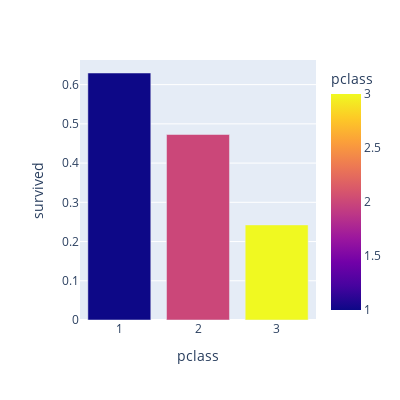

The cell this chart's notebook holds for it:
### Code cell
pclass_grp.plot(kind = "bar", backend = "plotly",
                x = "pclass", y = target,color = "pclass", width = 400, height = 400)

### Figure 1 — Plotly figure (JSON) as saved in the notebook; plotly's stock layout.template omitted (floating-point values rounded to 4 significant figures)
{"data": [{"alignmentgroup": "True", "hovertemplate": "pclass=%{marker.color}<br>survived=%{y}<extra></extra>", "legendgroup": "", "marker": {"color": [1, 2, 3], "coloraxis": "coloraxis", "pattern": {"shape": ""}}, "name": "", "offsetgroup": "", "orientation": "v", "showlegend": false, "textposition": "auto", "type": "bar", "x": [1, 2, 3], "xaxis": "x", "y": [0.6296, 0.4728, 0.2424], "yaxis": "y"}], "layout": {"barmode": "relative", "coloraxis": {"colorbar": {"title": {"text": "pclass"}}, "colorscale": [[0, "#0d0887"], [0.1111, "#46039f"], [0.2222, "#7201a8"], [0.3333, "#9c179e"], [0.4444, "#bd3786"], [0.5556, "#d8576b"], [0.6667, "#ed7953"], [0.7778, "#fb9f3a"], [0.8889, "#fdca26"], [1, "#f0f921"]]}, "height": 400, "legend": {"tracegroupgap": 0}, "margin": {"t": 60}, "width": 400, "xaxis": {"anchor": "y", "autorange": true, "domain": [0, 1], "range": [0.5, 3.5], "title": {"text": "pclass"}, "type": "linear"}, "yaxis": {"anchor": "x", "autorange": true, "domain": [0, 1], "range": [0, 0.6628], "title": {"text": "survived"}, "type": "linear"}}}
